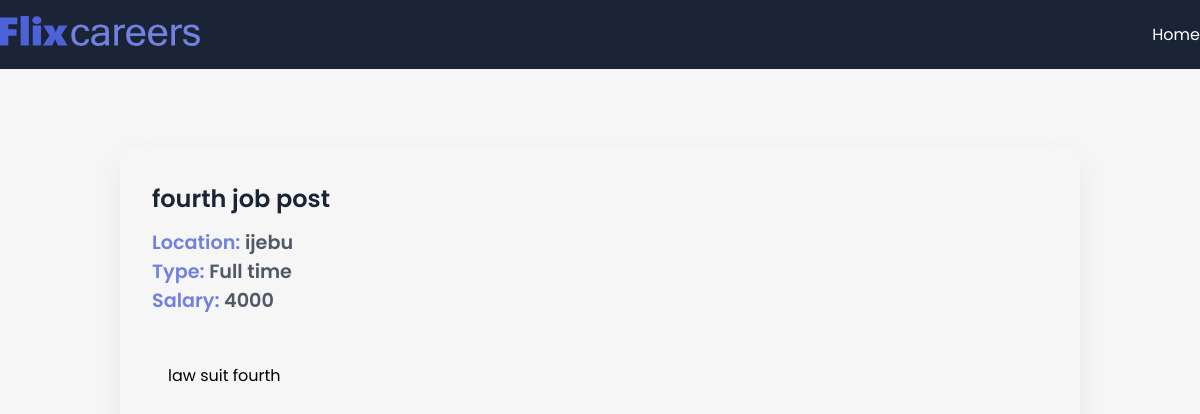
The page /job/3 on the database its author committed.
### app/models.py (models this page shows, shortened)
class Jobpost(models.Model):
    JOB_TYPE_CHOICES = {
        ('Full Time', 'Full Time'),
        ('Part Time', 'Part Time'),
    }
    title = models.CharField(max_length=100)
    description = models.TextField()
    date = models.DateTimeField(auto_now_add=True)
    expire = models.DateField(null = True)
    salary = models.IntegerField()
    slug = models.SlugField(null=True, max_length=30, unique=True)
    location = models.OneToOneField(Location, on_delete=models.CASCADE,null=True)
    author = models.ForeignKey(Author, on_delete=models.CASCADE, null=True)
    skills = models.ManyToManyField(Skills)
    type = models.CharField(max_length = 150, null=False, choices = JOB_TYPE_CHOICES)

class Location(models.Model):
    street = models.CharField(max_length=100)
    city = models.CharField(max_length=100)
    state = models.CharField(max_length=100)
    country = models.CharField(max_length=100)
    zip = models.CharField(max_length=100)

### app/views.py (the view)
# urls.py: path('job/<int:id>', job_detail, name='job_detail'),
def job_detail(request, id):
    try:
        print(type(id))
        if id == 2:
            return redirect(reverse('jobs_home'))
        job = Jobpost.objects.get(id=id)
        context = {"job": job}
        return render(request, "app/job_details.html", context)
    except:
        return HttpResponseNotFound('Not Found')

### app/templates/app/job_details.html (shortened to what this page needs)
{% extends "base.html" %}
{% block content %}
<section>
    <div class="container">
      <div class="view-post">
        <h1 class="jobtitle">
      {{ job.title }}
        </h1>
        <p class="location it">Location: <span>{{job.location.city}}</span></p>
        <p class="status it">Type: <span>{{job.type}}</span></p>
        <p class="budget it">Salary: <span>{{ job.salary}}</span></p>
        <div class="desc">
          <p class="details">
            {{job.description}}
          </p>
        </div>
      </div>
    </div>
  </section>
{% endblock content %}

### app/static/app/style.css (style rules this page uses)
* { margin: 0; padding: 0; box-sizing: border-box; font-family: "Poppins", sans-serif; }
:root { --blue: #4d62d8; --lblue: #7281e0; --card: #fdfdfd; --shadow: #64646f17 0px 12px 29px 0px; --nav: #1b2436; }
body { background: #f5f6f5; }
.container { max-width: 1200px; margin: auto; }
.view-post { width: 80%; border-radius: 10px; box-shadow: var(--shadow); margin: 5em auto; padding: 2em; }
.desc { max-height: 300px; overflow-y: scroll; margin: 2em 0; padding: 1em; }
.jobtitle { font-size: 1.5rem; color: var(--nav); font-weight: 600; margin-bottom: 0.5em; }
.it { font-size: 1.2rem; font-weight: 600; color: var(--lblue); }
.it span { color: #1b2436c0; }

### rows shown on the page
Jobpost: title "fourth job post", location.city "ijebu", type "Full time", salary "4000", description "law suit fourth"
